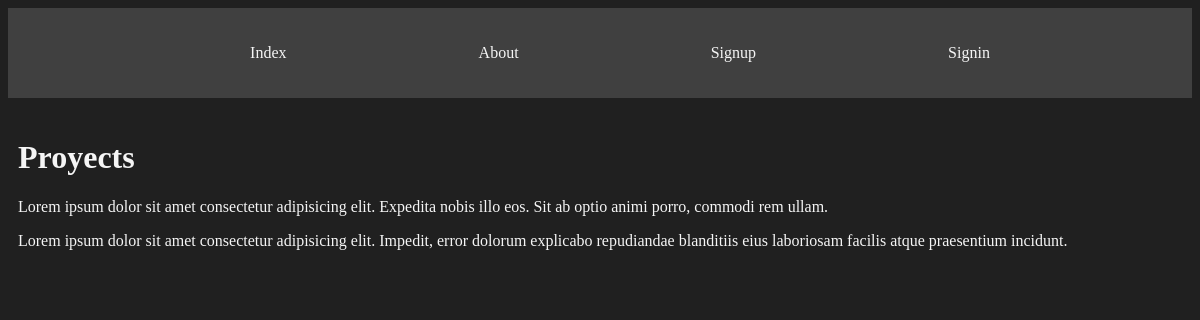
Page /proyects/ on the earlier database version.
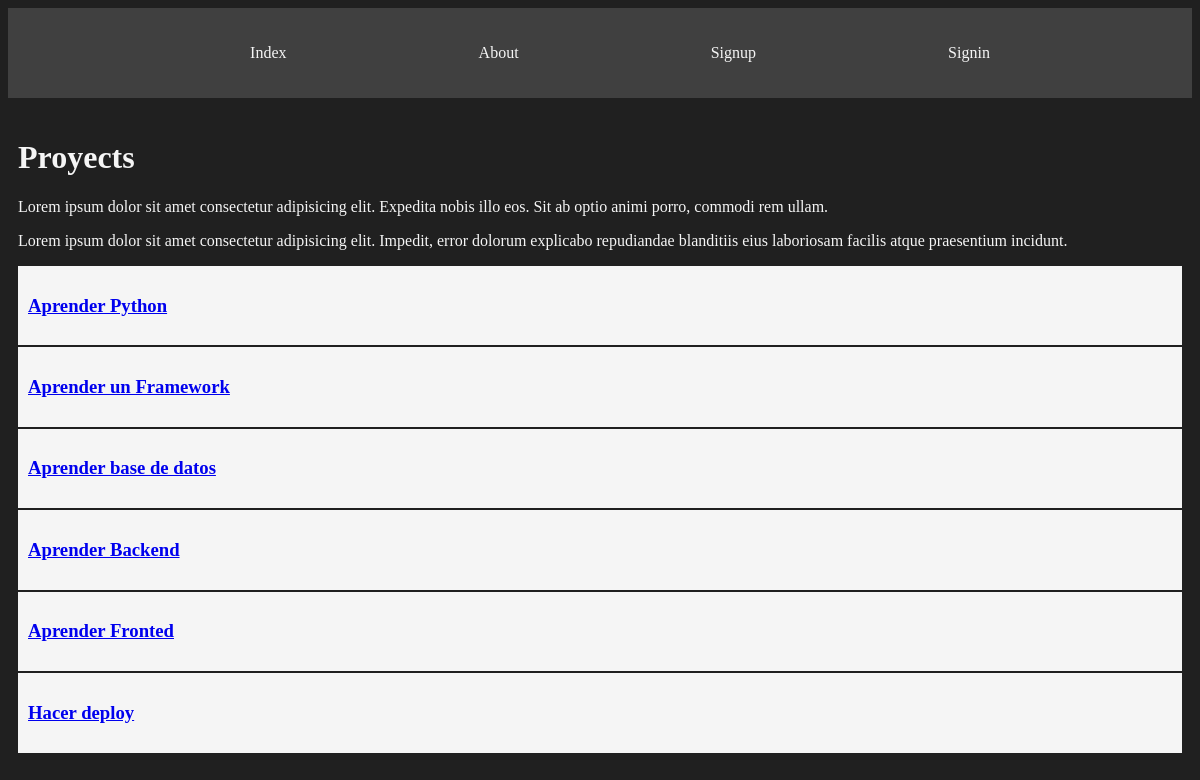
Same page on the later database version.
### myapp/models.py (models this page shows, shortened)
class Proyect(models.Model):
    name = models.CharField(max_length=200)

### myapp/views.py (the view)
# urls.py: path('proyects/', views.proyects, name='proyects'),
def proyects(request):
    proyects = list(Proyect.objects.values())
    return render(request, "proyects/proyects.html",
                  {"proyects": proyects})

### myapp/templates/proyects/proyects.html
    {% extends 'layouts/base.html' %}
    {% block content %}
    <h1>Proyects</h1>
    <p>Lorem ipsum dolor sit amet consectetur adipisicing elit. Expedita nobis illo eos. Sit ab optio animi porro, commodi rem ullam.</p>
    <p>Lorem ipsum dolor sit amet consectetur adipisicing elit. Impedit, error dolorum explicabo repudiandae blanditiis eius laboriosam facilis atque praesentium incidunt.</p>
    {% for proyect in proyects %}
        <article class="card">
            <a href="{% url 'proyects_detail' proyect.id %} ">
            <h3>{{proyect.name}}  </h3>
            </a>
        </article>
    {% endfor %}
    {% endblock %}

### myapp/templates/layouts/base.html (shortened to what this page needs)
{% load static %}
<!DOCTYPE html>
<html lang="en">
<head>
    <link rel="stylesheet" href="{% static '/styles/main.css' %}">
</head>
<body>
    <nav class="navbar container">
        <ul>
            <li>
                <a href="{% url 'index' %}">Index</a>
            </li>
            <li>
                <a href="{% url 'about' %}" >About</a>
            </li>
            {% if user.is_authenticated %}
            <li>
                <a href="{% url 'proyects' %}" >Proyects</a>
            </li>
            <li>
                <a href="{% url 'tasks' %}" >Tasks</a>
            </li>
            <li>
                <a href="{% url 'create_task' %}" >Create Tasks</a>
            </li>
            <li>
                <a href="{% url 'create_proyect' %}" >Create Proyect</a>
            </li>
                <li>
                    <a href="/logout" >Logout</a>
                </li>
            {% else %}
            <li>
                <a href="{% url 'signup' %}" >Signup</a>
            </li>
            <li>
                <a href="{% url 'signin' %}" >Signin</a>
            </li>
            {% endif %}
        </ul>
    </nav>
    <main class="container">
        {% block content %}
        {% endblock %}
    </main>
</body>
</html>

### myapp/static/styles/main.css (style rules this page uses)
body { background: #202020; color: whitesmoke; }
.navbar { background: #404040; padding: 10px 0; }
.navbar ul { display: flex; justify-content: space-evenly; }
.navbar ul li { list-style: none; }
.navbar ul li a { color: whitesmoke; text-decoration: none; }
.container { max-width: 1200px; padding: 20px 10px; margin: auto; }
.card { background: whitesmoke; padding: 10px; margin-bottom: 2px; color: black; }

Differences in the rows shown:
added Proyect: name "Aprender Python"
added Proyect: name "Aprender un Framework"
added Proyect: name "Aprender base de datos"
added Proyect: name "Aprender Backend"
added Proyect: name "Aprender Fronted"
added Proyect: name "Hacer deploy"
